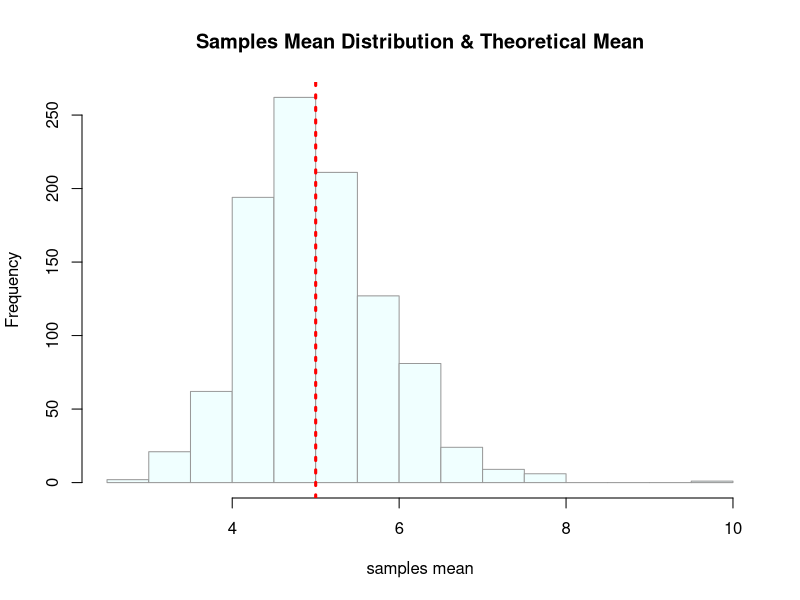
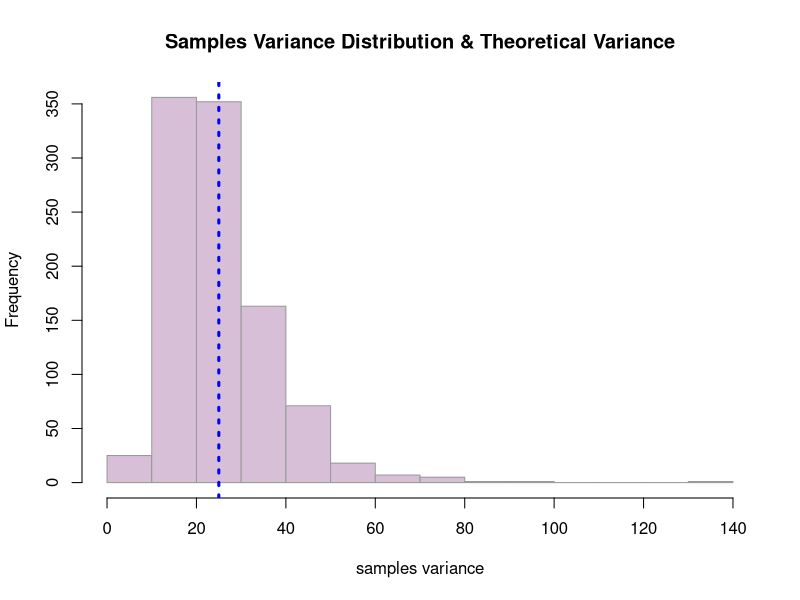
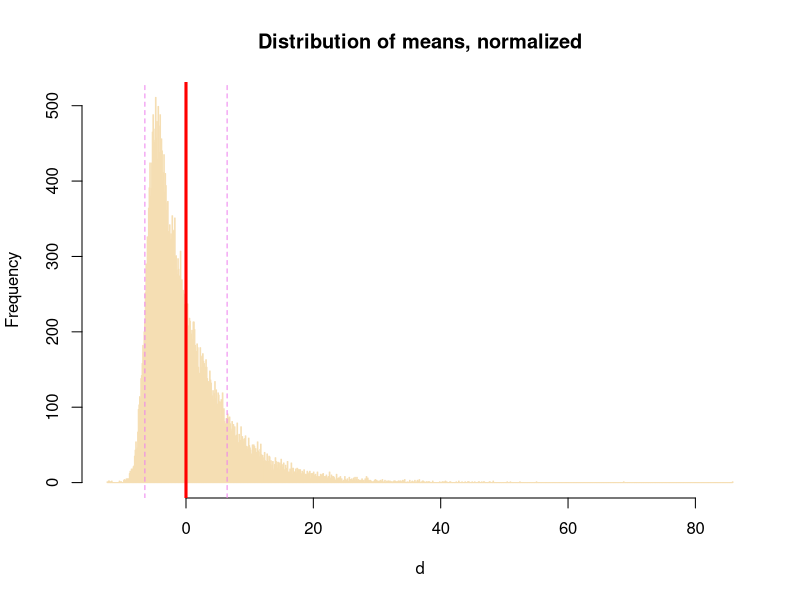
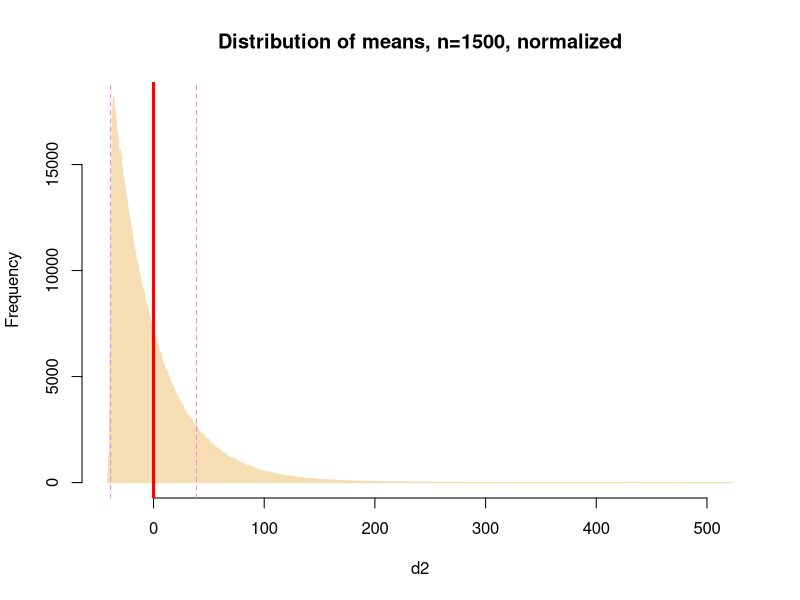

The R script that drew these images, in order:
## ---- chunk 1
 
#Setting lambda = 0.2 for all of the simulations
lambda <- 0.2
#calculate the mean, the standard deviation and the variance of each exponential distribution
mean<- 1/lambda ; std<- 1/lambda ; var= std^2
n<-40

#running 1000 simulations of exponential distributions, all with lambda=0.2, n=40
#for each one, I am calculating each mean (mean(rexp(n, lambda)) and saving it to a table "mns"
ens<- NULL; sens<- NULL; mns<-NULL ; vns<- NULL
for (i in 1 : 1000) 
  {
    #run simulation of exponential
    dist<- rexp(n, lambda)
    # add to the estimates table
   ens<-c(ens, dist)
    #mean of n samples simulation calculated and stored in the relevant table, aka mns
    mns <- c(mns, mean(dist))
    #variance of n samples simulation calculated and stored in the relevant table, aka vns
    vns <- c(vns, sd(dist)^2 )
  }
# normalized distribution of means
d <- (ens - mns)*sqrt(n)/std
## ---- chunk 2
#plot the distribution of sample mean
hist(mns, main="Samples Mean Distribution & Theoretical Mean", xlab="samples mean", col= "azure", border="gray60")
#plot the theoretical mean, in red
abline(v=mean, col= "red", lty=3, lwd= 3)

## ---- chunk 3
#plot the distribution of sample variance
hist(vns, main="Samples Variance Distribution & Theoretical Variance", xlab="samples variance", col= "thistle", border="gray60")

#plot the theoretical variance in blue
abline(v=var, col= "blue", lty=3, lwd= 3)

## ---- chunk 4
hist(d, main="Distribution of means, normalized", col="wheat", border="wheat", breaks=1000)
abline(v=mean(d), col="red", lwd= 3)
abline(v=sd(d), col="violet", lty=2, lwd= 1)
abline(v=-sd(d), col="violet", lty=2, lwd= 1)
## ---- chunk 5
paste("Distribution mean= ", round(mean(d),2), "tends to equal the mean of standard normal distrubution, which is 0")

paste("Distribution St deviation= ", round(sd(d),2), "tends to equal the St. Deviation of standard normal distrubution, which is 1")
## ---- chunk 6
#set a larger n
n2 <- 1500

#re-running 1000 simulations of exponential distributions, all with lambda=0.2, n=1500
ens2<- NULL; sens2<- NULL; mns2<-NULL ; vns2<- NULL
for (i in 1 : 1000) 
  {
    #run simulation of exponential
    dist2<- rexp(n2, lambda)
    # add to the estimates table
   ens2<-c(ens2, dist2)
    #mean of n samples simulation calculated and stored in the relevant table, aka mns
    mns2 <- c(mns2, mean(dist2))
    #variance of n samples simulation calculated and stored in the relevant table, aka vns
    vns2 <- c(vns2, sd(dist2)^2 )
  }
# normalized distribution of means
d2 <- (ens2 - mns2)*sqrt(n2)/std

#plot new distribution with larger n
hist(d2, main="Distribution of means, n=1500, normalized", col="wheat3", border="wheat", breaks=1000)
abline(v=mean(d2), col="red", lwd= 3)
abline(v=sd(d2), col="violet", lty=2, lwd= 1)
abline(v=-sd(d2), col="violet", lty=2, lwd= 1)
## ---- chunk 7
paste("Distribution mean= ", round(mean(d2),2), "tends to equal the mean of standard normal distrubution, which is 0")

paste("Distribution St deviation= ", round(sd(d2),2), "tends to equal the St. Deviation of standard normal distrubution, which is 1")
